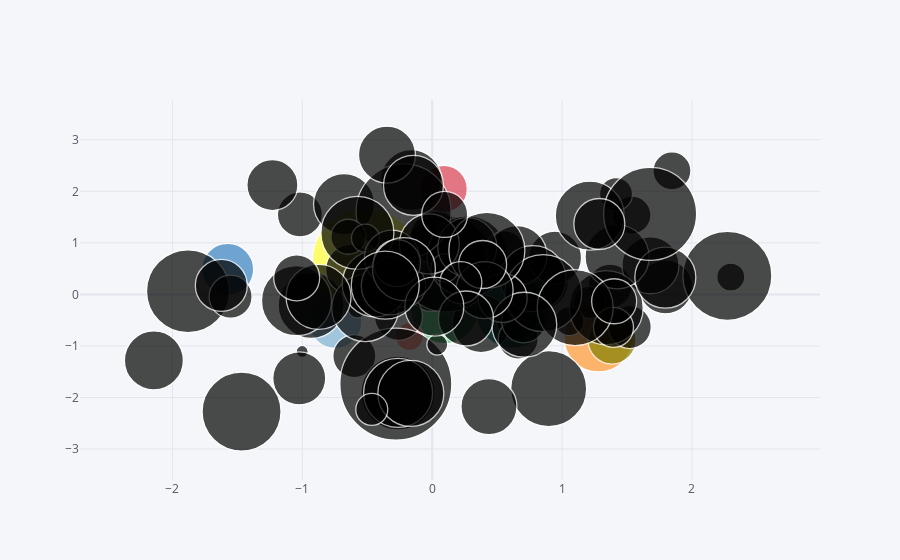

The notebook cell saved with this chart:
### Markdown cell above
## scatter_matrix()

Similar to sns.pairplot()

### Code cell
df.iplot(kind='bubble',x='A',y='B',size='C')
